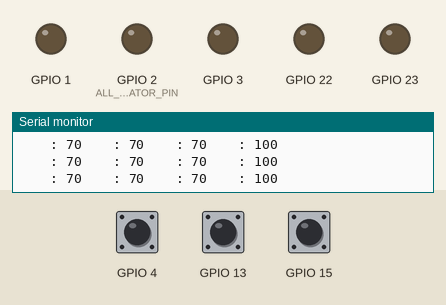
Bench run of a program on a simulated ESP32. On the bench: output pins drawn as LEDs (lit = HIGH), the last lines printed to the serial monitor. Inputs (shaded band) come from the test bench; at power-on: GPIO 4 HIGH, GPIO 13 HIGH, GPIO 15 HIGH. WiFi joins after 1.5 s; servers stay silent unless stated.

Above: at 3.8 s.
3.9 s: GPIO 4 pulled LOW for 1 s
At 4.3 s:
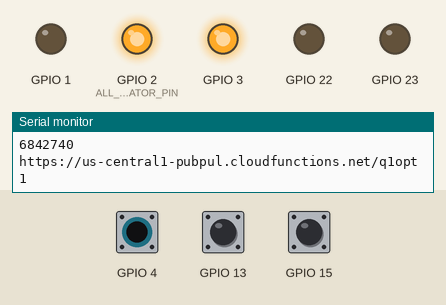
6.4 s: GPIO 13 pulled LOW for 3.2 s
At 6.8 s:
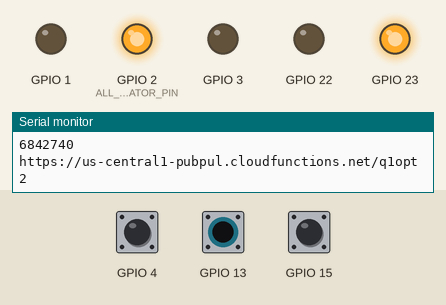
11.1 s: GPIO 15 pulled LOW for 1 s
At 11.5 s:
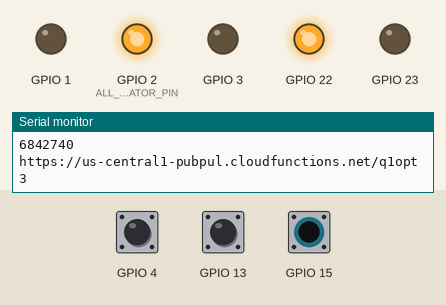
13.6 s: GPIO 4 pulled LOW for 0.15 s
At 14.5 s:
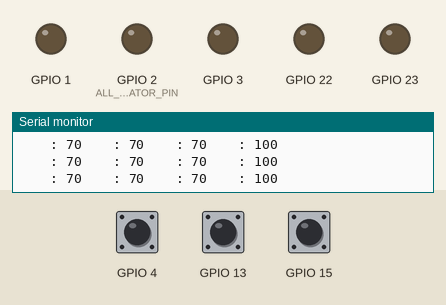
16.7 s: GPIO 13 pulled LOW for 0.15 s
At 16.89 s:
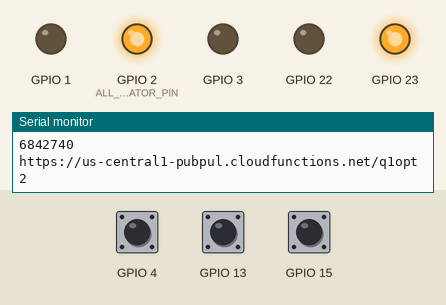
19.8 s: GPIO 15 pulled LOW for 0.15 s
At 21.2 s:
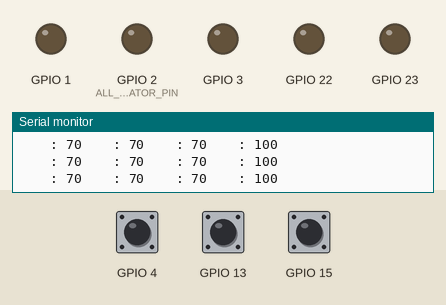
Timing chart, 0 to 22.8 s (numbered marks = the images above; inputs shaded):
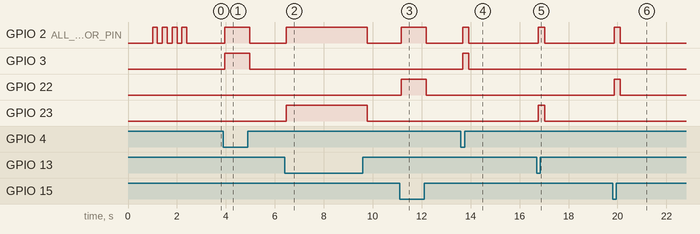

The program:

main.cpp
```cpp
#include <Arduino.h>
#include <WiFi.h>
#include <HTTPClient.h>

const char *ssid = "ineedwifi";
const char *password = "tovotein91";

unsigned long check_wifi = 3000;

int touch_sensor_value[4];
const int VALUE_THRESHOLD = 25;
const int TOUCH_SENSITIVITY = 2;
const int ALL_TIME_INDICATOR_PIN = 2;

void lightUpLEDForTouchedIndex(int touchedIndex);
void lightDownLEDForTouchedIndex(int touchedIndex);

void httpHitForTouchedIndex(int touchedIndex);
bool assureTouchOfIndex(int index);
void refreshTouchValues();
int getTouchedIndex();
int getPinFromIndex(int index);
int getLEDPinFromIndex(int index);

void setup()
{

  Serial.begin(9600);
  touch_sensor_value[0] = 0;
  touch_sensor_value[1] = 100;
  touch_sensor_value[2] = 100;
  touch_sensor_value[3] = 100;
  pinMode(2, OUTPUT);
  pinMode(3, OUTPUT);
  pinMode(23, OUTPUT);
  pinMode(22, OUTPUT);
  pinMode(1, OUTPUT);
  delay(1000);
  WiFi.begin(ssid, password);

  while (WiFi.status() != WL_CONNECTED)
  {
    digitalWrite(ALL_TIME_INDICATOR_PIN, HIGH);
    delay(200);
    digitalWrite(ALL_TIME_INDICATOR_PIN, LOW);
    delay(200);
    Serial.println("Connecting to WiFi..");
  }

  Serial.println("Connected to the WiFi network");
}

void loop()
{

  if ((WiFi.status() == WL_CONNECTED))
  { //Check the current connection status
    refreshTouchValues();
    int touchedIndex = getTouchedIndex();
    assureTouchOfIndex(touchedIndex);
    if (touchedIndex >= 0 && assureTouchOfIndex(touchedIndex))
    {
      Serial.println('hit');
      lightUpLEDForTouchedIndex(touchedIndex);
      httpHitForTouchedIndex(touchedIndex);
      lightDownLEDForTouchedIndex(touchedIndex);
    }
  }
  else if (millis() > check_wifi)
  {
    Serial.println("Reconnecting to WiFi...");
    WiFi.disconnect();
    WiFi.begin(ssid, password);
    check_wifi = millis() + 3000;
    while (WiFi.status() != WL_CONNECTED)
    {
      digitalWrite(ALL_TIME_INDICATOR_PIN, HIGH);
      delay(200);
      digitalWrite(ALL_TIME_INDICATOR_PIN, LOW);
      delay(200);
      Serial.println("Connecting to WiFi..");
    }
  }
}

void lightUpLEDForTouchedIndex(int touchedIndex)
{
  int LED_PIN_NUMBER = getLEDPinFromIndex(touchedIndex);

  digitalWrite(LED_PIN_NUMBER, HIGH);
  digitalWrite(ALL_TIME_INDICATOR_PIN, HIGH);
}
void lightDownLEDForTouchedIndex(int touchedIndex)
{
  int LED_PIN_NUMBER = getLEDPinFromIndex(touchedIndex);

  digitalWrite(LED_PIN_NUMBER, LOW);
  digitalWrite(ALL_TIME_INDICATOR_PIN, LOW);
}

void httpHitForTouchedIndex(int touchedIndex)
{
  char endpoint[] = "https://us-central1-pubpul.cloudfunctions.net/q1opt1";
  endpoint[51] = touchedIndex + '0' + 1;
  Serial.println(endpoint);
  HTTPClient http;
  http.begin(endpoint);      //Specify the URL
  int httpCode = http.GET(); //Make the request

  if (httpCode > 0)
  { //Check for the returning code

    String payload = http.getString();
    Serial.println(httpCode);
    Serial.println(payload);
  }

  else
  {
    Serial.println("Error on HTTP request");
  }

  http.end(); //Free the resources
}

bool assureTouchOfIndex(int index)
{
  int pinToAssure = getPinFromIndex(index);
  for (int i = 0; i < TOUCH_SENSITIVITY; i++)
  {
    int touch_sensor_value = touchRead(pinToAssure);
    if (touch_sensor_value > VALUE_THRESHOLD)
    {
      return false;
    }
  }
  return true;
}

void refreshTouchValues()
{
  int i;
  for (i = 0; i < 3; i++)
  {
    touch_sensor_value[i] = touchRead(getPinFromIndex(i));
  }

  for (i = 0; i < 4; i++)
  {
    Serial.print("\t ");

    Serial.print(" : ");
    Serial.print(touch_sensor_value[i]);
  }

  Serial.println();
}

int getTouchedIndex()
{
  int i;
  for (i = 0; i < 4; i++)
  {
    if (touch_sensor_value[i] < VALUE_THRESHOLD)
      return i;
  }
  return -1;
}

int getPinFromIndex(int index)
{
  switch (index)
  {
  case 0:
    return T0;
    break;
  case 1:
    return T4;
    break;
  case 2:
    return T3;
    break;
  case 3:
    return T5;
    break;

  default:
    return -1;
    break;
  }
}

int getLEDPinFromIndex(int index)
{
  switch (index)
  {
  case 0:
    return 3;
    break;
  case 1:
    return 23;
    break;
  case 2:
    return 22;
    break;
  case 3:
    return 1;
    break;

  default:
    return -1;
    break;
  }
}
```

Measured:
- after the input at 3.9 s, GPIO 2 (ALL_TIME_INDICATOR_PIN), GPIO 3: LOW → HIGH after 0.06 s, → LOW 1.0 s later
- after the input at 6.4 s, GPIO 2 (ALL_TIME_INDICATOR_PIN), GPIO 23: LOW → HIGH after 0.06 s, → LOW 3.3 s later
- after the input at 11.1 s, GPIO 2 (ALL_TIME_INDICATOR_PIN), GPIO 22: LOW → HIGH after 0.07 s, → LOW 1.0 s later
- after the input at 13.6 s, GPIO 2 (ALL_TIME_INDICATOR_PIN), GPIO 3: LOW → HIGH after 0.07 s, → LOW 0.26 s later
- after the input at 16.7 s, GPIO 2 (ALL_TIME_INDICATOR_PIN), GPIO 23: LOW → HIGH after 0.07 s, → LOW 0.26 s later
- after the input at 19.8 s, GPIO 2 (ALL_TIME_INDICATOR_PIN), GPIO 22: LOW → HIGH after 0.06 s, → LOW 0.26 s later
